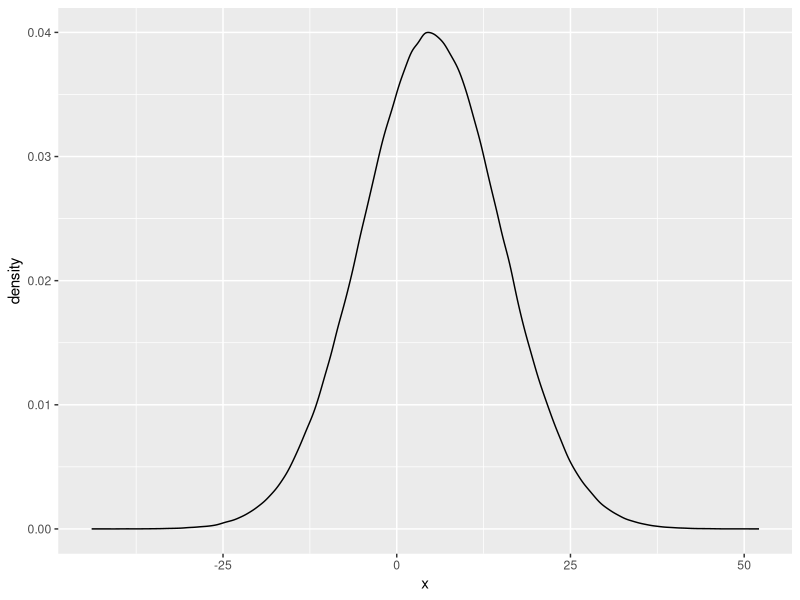
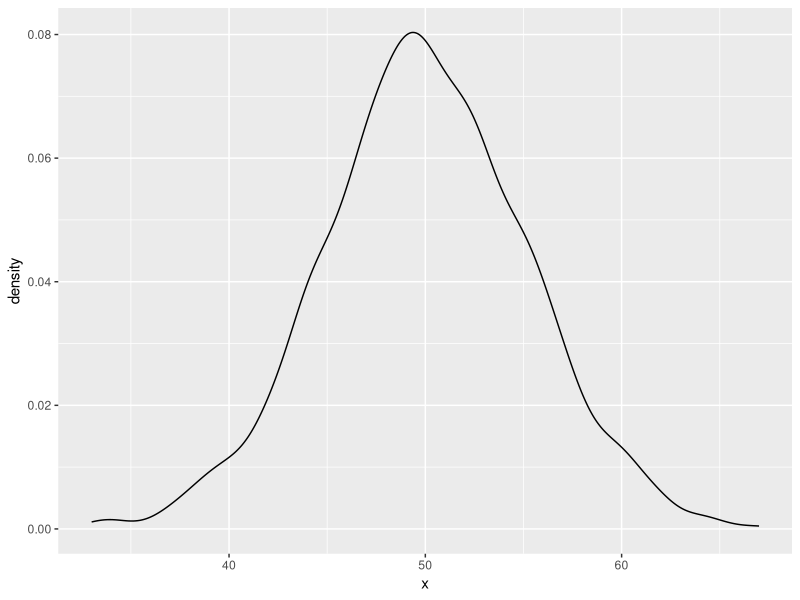

These charts were generated, in order, by the following R code:
#### distribution notes ####
# normal distribution
# can be explained by two properties
# mean
# standard deviation

# in science there is some true distribution out in the world, we want to know what the distribution is
# so we collect data. We will get a distribution that is probably wrong.
# we will measure again and get a different distribution

# central limit theorem
# the more samples you get the closer you'll get to the true distribution (n= infinity)

# how do you know when you've sampled enough???
# we do what is called a power analysis
# ?how many samples would I need in order to detect a change of *this* size?

# your difference still could be random error
# you will do a t-test baby - glm() with two populations

# p-value, measure of how suprised you whould be to see what you saw
# p-value is the area under the curve from the probability of getting your value.
# p-value makes the assumption that your two groups are the exact same curve. 

# glm() calculates the f-statistic for you

# pay attention to your model p-values

# lme4 package
# lmer test package - gives p-value
# stats class do frequentist stats
# the other type is bayesian stats - will spit out a distribution
#     can do tidymodels to do bayesian to look smart
library(tidyverse)

data.frame(x = rnorm(1000000, mean = 5, sd = 10)) %>% 
  ggplot(aes(x)) + 
  geom_density()

rnorm(10)

x <- c()
for(i in 1:1000){
  x[i] <- (rbinom(1,100,0.5)) # did 100 coin flips, spits out how many were heads
}

data.frame(x) %>% 
  ggplot(aes(x)) + 
  geom_density()
